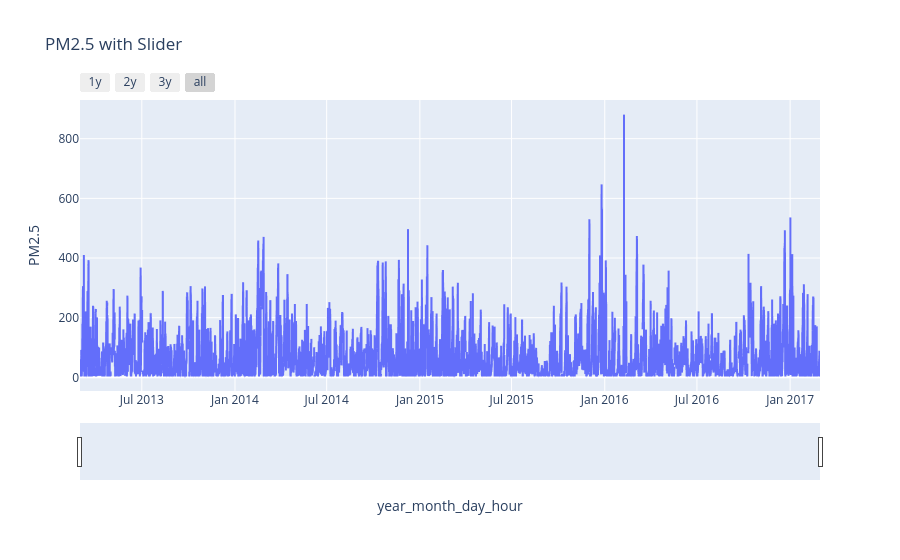

The cell this chart's notebook holds for it:
### Code cell
fig = px.line(aq_df_non_indexed, x = 'year_month_day_hour', y ='PM2.5', title = 'PM2.5 with Slider')

fig.update_xaxes(
    rangeslider_visible = True,
    rangeselector=dict(
        buttons=list([
            dict(count=1, label='1y', step='year', stepmode='backward'),
            dict(count=2, label='2y', step='year', stepmode='backward'),
            dict(count=3, label='3y', step='year', stepmode='backward'),
            dict(step='all')
        ])
    )
)
fig.show()

### Figure 1 — Plotly figure (JSON) as saved in the notebook; plotly's stock layout.template omitted (floating-point values rounded to 4 significant figures; data arrays with more than 128 entries replaced by an {"elided": "..."} marker saying what was removed)
{"data": [{"hovertemplate": "year_month_day_hour=%{x}<br>PM2.5=%{y}<extra></extra>", "legendgroup": "", "line": {"color": "#636efa", "dash": "solid"}, "marker": {"symbol": "circle"}, "mode": "lines", "name": "", "showlegend": false, "type": "scattergl", "x": {"elided": "35064 str values"}, "xaxis": "x", "y": {"elided": "35064 float values"}, "yaxis": "y"}], "layout": {"legend": {"tracegroupgap": 0}, "title": {"text": "PM2.5 with Slider"}, "xaxis": {"anchor": "y", "domain": [0, 1], "rangeselector": {"buttons": [{"count": 1, "label": "1y", "step": "year", "stepmode": "backward"}, {"count": 2, "label": "2y", "step": "year", "stepmode": "backward"}, {"count": 3, "label": "3y", "step": "year", "stepmode": "backward"}, {"step": "all"}]}, "rangeslider": {"visible": true}, "title": {"text": "year_month_day_hour"}}, "yaxis": {"anchor": "x", "domain": [0, 1], "title": {"text": "PM2.5"}}}}
